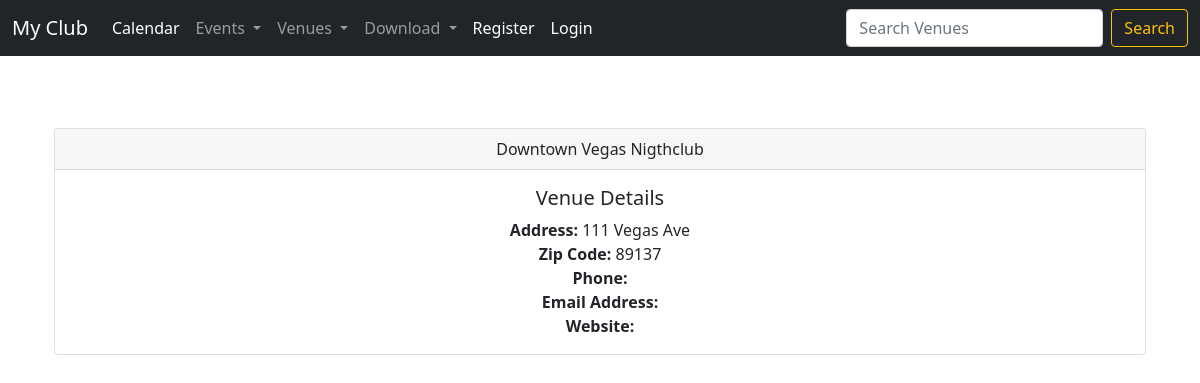
The app's page /show_venue/2 with its own data.
### events/models.py (models this page shows, shortened)
class Venue(models.Model):
    name = models.CharField('Venue Name', max_length=120)
    address =models.CharField(max_length=300)
    zip_code = models.CharField('Zip_code',max_length=15)
    phone = models.CharField('Contact Phone', max_length=25, blank=True)
    web = models.URLField('Website Address', blank=True)
    email_address = models.EmailField('Email Address', blank=True)

### events/views.py (the view)
# urls.py: path('show_venue/<venue_id>', views.show_venue, name='show_venue'),
def show_venue(request, venue_id):
    venue = Venue.objects.get(pk=venue_id)
    return render(request,'events/show_venue.html',{'venue':venue,})

### events/templates/events/show_venue.html
{% extends 'events/base.html' %}
{% block content %}
  <div class="container mt-5">
    <center>
      <div class="card">
        <div class="card-header">
            {{ venue.name }}
        </div>
        <div class="card-body">
            <h5 class="card-title">Venue Details</h5>
          <p class="card-text">
            <strong>Address:</strong> {{ venue.address }}<br/>
            <strong>Zip Code:</strong> {{ venue.zip_code }}<br/>
            <strong>Phone:</strong> {{ venue.phone }}<br/>
            <strong>Email Address:</strong> {{ venue.email_address }}<br/>
            <strong>Website:</strong> <a href="{{ venue.web }}">{{ venue.web }}</a>
          </p>
        </div>
      </div>
    </center>
  </div>
{% endblock %}

### records on screen
Venue: name "Downtown Vegas Nigthclub", address "111 Vegas Ave", zip_code "89137"
